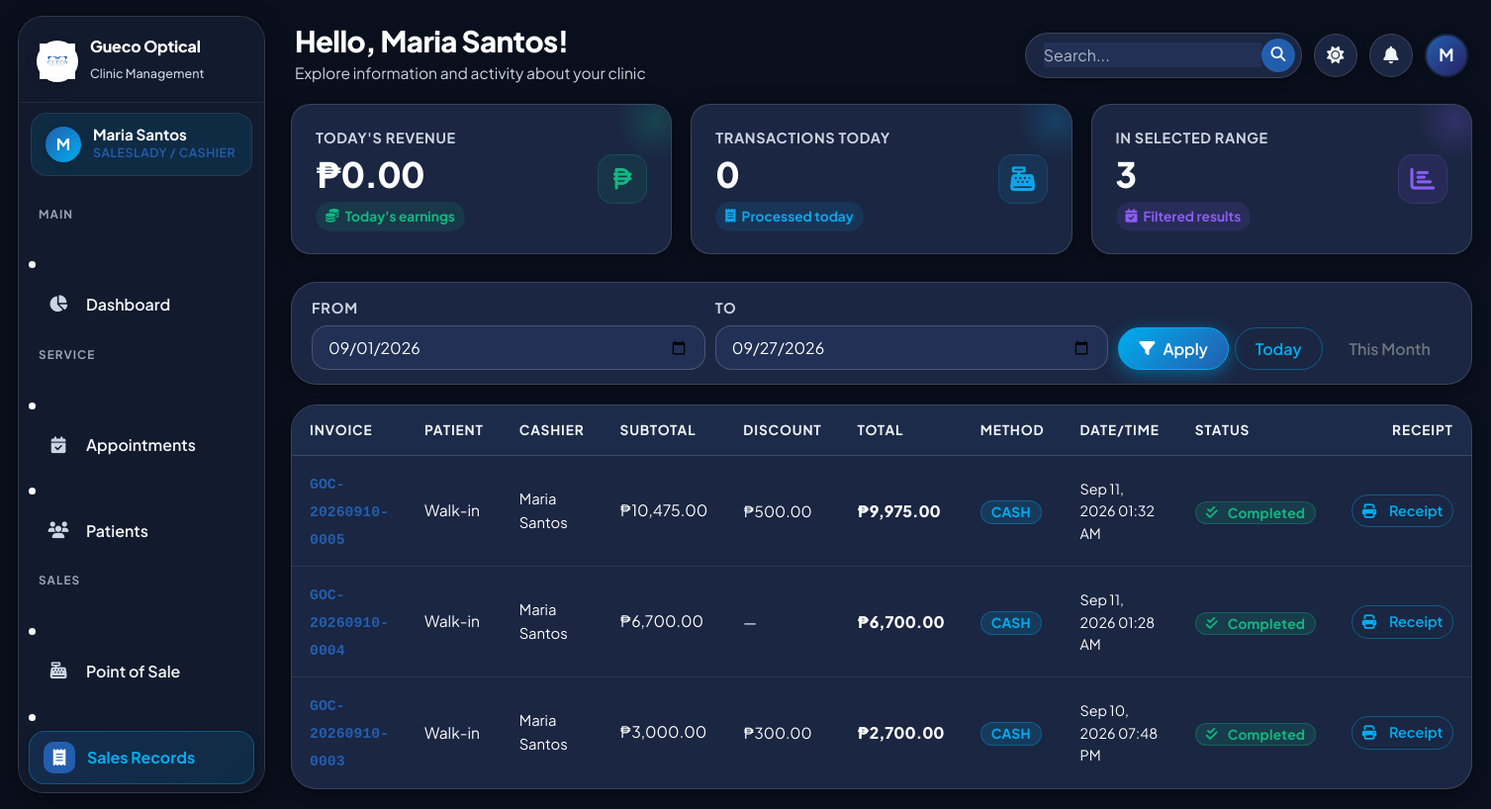
The page /saleslady/sales.php?from=2026-09-01&to=2026-09-27 (signed in) on the database its author committed.
### tables this page shows
CREATE TABLE `users` (
  `id` int(11) NOT NULL AUTO_INCREMENT,
  `full_name` varchar(100) NOT NULL,
  `email` varchar(100) NOT NULL,
  `password` varchar(255) NOT NULL,
  `role` enum('admin','doctor','saleslady') NOT NULL,
  `phone` varchar(20) DEFAULT NULL,
  `status` enum('active','inactive') DEFAULT 'active',
  `profile_photo` varchar(255) DEFAULT NULL,
  `created_at` timestamp NOT NULL DEFAULT current_timestamp(),
  `updated_at` timestamp NOT NULL DEFAULT current_timestamp() ON UPDATE current_timestamp(),
  PRIMARY KEY (`id`),
  UNIQUE KEY `email` (`email`)
);

CREATE TABLE `sales` (
  `id` int(11) NOT NULL AUTO_INCREMENT,
  `invoice_no` varchar(20) NOT NULL,
  `patient_id` int(11) DEFAULT NULL,
  `cashier_id` int(11) NOT NULL,
  `appointment_id` int(11) DEFAULT NULL,
  `subtotal` decimal(10,2) NOT NULL DEFAULT 0.00,
  `discount` decimal(10,2) NOT NULL DEFAULT 0.00,
  `total` decimal(10,2) NOT NULL DEFAULT 0.00,
  `payment_method` enum('cash','gcash','other') DEFAULT 'cash',
  `amount_paid` decimal(10,2) DEFAULT 0.00,
  `change_amount` decimal(10,2) DEFAULT 0.00,
  `status` enum('completed','refunded','voided') DEFAULT 'completed',
  `created_at` timestamp NOT NULL DEFAULT current_timestamp(),
  PRIMARY KEY (`id`),
  UNIQUE KEY `invoice_no` (`invoice_no`),
  KEY `patient_id` (`patient_id`),
  KEY `cashier_id` (`cashier_id`),
  KEY `appointment_id` (`appointment_id`),
  CONSTRAINT `sales_ibfk_1` FOREIGN KEY (`patient_id`) REFERENCES `patients` (`id`) ON DELETE SET NULL,
  CONSTRAINT `sales_ibfk_2` FOREIGN KEY (`cashier_id`) REFERENCES `users` (`id`),
  CONSTRAINT `sales_ibfk_3` FOREIGN KEY (`appointment_id`) REFERENCES `appointments` (`id`) ON DELETE SET NULL
);

### saleslady/sales.php (the view, shortened to what this page needs)
<?php
require_once __DIR__ . '/../config/functions.php';
$db = getDB();
$filterFrom = $_GET['from'] ?? date('Y-m-d');
$filterTo   = $_GET['to']   ?? date('Y-m-d');
$page       = max(1,(int)($_GET['page']??1)); $perPage = 15;
$total = $db->prepare("SELECT COUNT(*) as c FROM sales WHERE DATE(created_at) BETWEEN ? AND ?");
$total->execute([$filterFrom,$filterTo]); $total = $total->fetch()['c'];
$pg = paginate($total,$perPage,$page);
$todaySales = $db->prepare("SELECT COALESCE(SUM(total),0) as t, COUNT(*) as c FROM sales WHERE DATE(created_at)=? AND status='completed'");
$todaySales->execute([date('Y-m-d')]); $todaySales = $todaySales->fetch();
$limit = (int)$perPage;
$offset = (int)$pg['offset'];
$sales = $db->prepare("
    SELECT s.*, p.full_name as patient_name, u.full_name as cashier_name
    FROM sales s LEFT JOIN patients p ON p.id=s.patient_id JOIN users u ON u.id=s.cashier_id
    WHERE DATE(s.created_at) BETWEEN ? AND ?
    ORDER BY s.created_at DESC LIMIT $limit OFFSET $offset
");
$sales->execute([$filterFrom,$filterTo]); $sales = $sales->fetchAll() ?: [];
$extraHead = '<link rel="stylesheet" href="'.BASE_URL.'assets/css/pages/dashboard.css?v='.time().'">';
include __DIR__ . '/../includes/header.php';
?>
<div class="row g-3 mb-4">
  <div class="col-lg-4 col-md-6">
    <div class="bento-stat" style="--stat-color:#10B981; --stat-rgb:16, 185, 129;">
      <div class="bento-stat-glow"></div>
      <div class="bento-stat-left">
        <div class="bento-label">Today's Revenue</div>
        <div class="bento-value"><?= formatCurrency($todaySales['t']) ?></div>
        <div class="bento-badge green">
          <i class="fas fa-coins"></i> Today's earnings
        </div>
      </div>
      <div class="bento-stat-right">
        <div class="bento-stat-icon">
          <i class="fas fa-peso-sign"></i>
        </div>
      </div>
    </div>
  </div>
  <div class="col-lg-4 col-md-6">
    <div class="bento-stat" style="--stat-color:#0EA5E9; --stat-rgb:14, 165, 233;">
      <div class="bento-stat-glow"></div>
      <div class="bento-stat-left">
        <div class="bento-label">Transactions Today</div>
        <div class="bento-value"><?= $todaySales['c'] ?></div>
        <div class="bento-badge blue">
          <i class="fas fa-receipt"></i> Processed today
        </div>
      </div>
      <div class="bento-stat-right">
        <div class="bento-stat-icon">
          <i class="fas fa-cash-register"></i>
        </div>
      </div>
    </div>
  </div>
  <div class="col-lg-4 col-md-6">
    <div class="bento-stat" style="--stat-color:#8B5CF6; --stat-rgb:139, 92, 246;">
      <div class="bento-stat-glow"></div>
      <div class="bento-stat-left">
        <div class="bento-label">In Selected Range</div>
        <div class="bento-value"><?= $total ?></div>
        <div class="bento-badge purple">
          <i class="fas fa-calendar-check"></i> Filtered results
        </div>
      </div>
      <div class="bento-stat-right">
        <div class="bento-stat-icon">
          <i class="fas fa-chart-bar"></i>
        </div>
      </div>
    </div>
  </div>
</div>
<div class="card" style="margin-bottom:20px;">
  <div class="card-body" style="padding:14px 20px;">
    <form method="GET" style="display:flex;gap:10px;align-items:flex-end;flex-wrap:wrap;">
      <div style="flex:1;min-width:130px;"><label class="form-label" style="margin-bottom:5px">From</label><input type="date" name="from" class="form-control" value="<?= $filterFrom ?>"></div>
      <div style="flex:1;min-width:130px;"><label class="form-label" style="margin-bottom:5px">To</label><input type="date" name="to" class="form-control" value="<?= $filterTo ?>"></div>
      <div style="display:flex;gap:6px;">
        <button type="submit" class="btn btn-primary"><i class="fas fa-filter"></i> Apply</button>
        <a href="?from=<?= date('Y-m-d') ?>&to=<?= date('Y-m-d') ?>" class="btn btn-outline-primary">Today</a>
        <a href="?from=<?= date('Y-m-01') ?>&to=<?= date('Y-m-d') ?>" class="btn btn-outline-secondary">This Month</a>
      </div>
    </form>
  </div>
</div>
<div class="table-wrapper">
  <div class="table-responsive">
    <table class="table">
      <thead><tr><th>Invoice</th><th>Patient</th><th>Cashier</th><th>Subtotal</th><th>Discount</th><th>Total</th><th>Method</th><th>Date/Time</th><th>Status</th><th style="text-align:right;">Receipt</th></tr></thead>
      <tbody>
        <?php if (empty($sales)): ?>
        <tr><td colspan="10"><div class="empty-state"><div class="empty-icon"><i class="fas fa-receipt"></i></div><h6>No sales in this period</h6></div></td></tr>
        <?php else: ?>
        <?php foreach ($sales as $s): ?>
        <tr>
          <td><span style="font-family:monospace;font-size:.78rem;color:var(--clr-primary);font-weight:700"><?= sanitize($s['invoice_no']) ?></span></td>
          <td style="font-size:.82rem"><?= sanitize($s['patient_name']??'Walk-in') ?></td>
          <td style="font-size:.78rem;color:var(--text-muted)"><?= sanitize($s['cashier_name']) ?></td>
          <td style="font-size:.83rem"><?= formatCurrency($s['subtotal']) ?></td>
          <td style="font-size:.8rem;color:var(--clr-warning)"><?= $s['discount']>0?formatCurrency($s['discount']):'—' ?></td>
          <td style="font-weight:800;color:var(--clr-success)"><?= formatCurrency($s['total']) ?></td>
          <td><span class="badge bg-info"><?= strtoupper($s['payment_method']) ?></span></td>
          <td style="font-size:.75rem;color:var(--text-muted)"><?= formatDateTime($s['created_at']) ?></td>
          <td><?= statusBadge($s['status']) ?></td>
          <td style="text-align:right;">
            <a href="receipt.php?id=<?= $s['id'] ?>" target="_blank" class="btn btn-outline-primary btn-sm py-1 px-2" title="Print Receipt">
              <i class="fas fa-print me-1"></i> Receipt
            </a>
          </td>
        </tr>
        <?php endforeach; ?>
        <?php endif; ?>
      </tbody>
    </table>
  </div>
</div>
<?php include __DIR__ . '/../includes/footer.php'; ?>

### includes/header.php (shortened to what this page needs)
<?php
require_once __DIR__ . '/../config/functions.php';
$user        = getCurrentUser();
$fullName    = $user['full_name'] ?? 'Admin';
$initials    = strtoupper(substr($fullName, 0, 1));
$userTheme = $_COOKIE['gueco_theme'] ?? ($_COOKIE['theme'] ?? 'dark');
$currentTheme = ($userTheme === 'light') ? 'light' : 'dark';
?>
<!DOCTYPE html>
<html lang="en" data-theme="<?= $currentTheme ?>">
<head>
  <link href="https://cdn.jsdelivr.net/npm/bootstrap@5.3.3/dist/css/bootstrap.min.css" rel="stylesheet">
  <link rel="stylesheet" href="https://cdnjs.cloudflare.com/ajax/libs/font-awesome/6.5.0/css/all.min.css">
  <link rel="stylesheet" href="<?= BASE_URL ?>assets/css/style.css?v=<?= time() ?>">
  <?php if (isset($extraHead)) echo $extraHead; ?>
</head>
<body>
<div class="app-wrapper">
  <aside class="sidebar" id="sidebar">
    <div class="sidebar-logo">
      <div class="logo-icon">
        <img src="<?= htmlspecialchars(getClinicLogoUrl(BASE_URL)) ?>" alt="Logo" style="width:100%; height:100%; object-fit:contain;">
      </div>
      <div class="logo-text">
        <h6>Gueco Optical</h6>
        <span>Clinic Management</span>
      </div>
    </div>
    <div class="sidebar-user">
      <div class="user-avatar">
        <span><?= $initials ?></span>
      </div>
      <div class="user-info">
        <div class="user-name"><?= sanitize($fullName) ?></div>
        <div class="user-role"><?= getRoleLabel($user['role'] ?? '') ?></div>
      </div>
    </div>
    <nav class="sidebar-nav">
      <?php include __DIR__ . '/sidebar.php'; ?>
    </nav>
  </aside>
  <div class="main-content">
    <header class="app-header">
      <div class="header-left">
        <div class="header-greeting">
          <h4>Hello, <?= sanitize($fullName) ?>!</h4>
          <p>Explore information and activity about your clinic</p>
        </div>
      </div>
      <div class="header-right">
        <div class="header-search-wrap">
          <input type="text" placeholder="Search..." aria-label="Search">
          <button type="button" class="header-search-btn" title="Search">
            <i class="fas fa-search"></i>
          </button>
        </div>
        <button class="header-icon-btn" id="themeToggle" title="Toggle Theme">
          <i class="fas fa-moon" id="themeIcon"></i>
        </button>
        <div class="dropdown" id="notifDropdownWrap">
          <button class="header-icon-btn" type="button" data-bs-toggle="dropdown" aria-expanded="false" title="Notifications">
            <i class="fas fa-bell"></i>
          </button>
        </div>
        <div class="header-avatar" title="<?= sanitize($fullName) ?>">
          <?= $initials ?>
        </div>
      </div>
    </header>
    <div class="page-content">

### config/functions.php (shortened to what this page needs)
<?php
function getCurrentUser(): ?array {
    try {
        $db = getDB();
        $stmt = $db->prepare("SELECT id, full_name, role, email, phone, status FROM users WHERE id = ?");
        $stmt->execute([$_SESSION['user_id']]);
        $user = $stmt->fetch();
        if ($user) {
            $currentUser = $user;
            return $currentUser;
        }
    } catch (Exception $e) {
    }
    $currentUser = [
        'id'        => $_SESSION['user_id'] ?? 0,
        'full_name' => $_SESSION['user_name'] ?? 'User',
        'role'      => $_SESSION['user_role'] ?? 'guest',
        'email'     => $_SESSION['user_email'] ?? '',
    ];
    return $currentUser;
}
function getRoleLabel(string $role): string {
    return match($role) {
        'admin'     => 'Administrator',
        'doctor'    => 'Optometrist',
        'saleslady' => 'Saleslady / Cashier',
        default     => ucfirst($role),
    };
}
function sanitize(?string $value): string {
    return htmlspecialchars(strip_tags(trim($value)), ENT_QUOTES, 'UTF-8');
}
function formatCurrency(float $amount): string {
    return '₱' . number_format($amount, 2);
}
function formatDateTime(?string $datetime): string {
    return date('M d, Y h:i A', strtotime($datetime));
}
function statusBadge(?string $status): string {
    $status = (string)($status ?? '');
    $map = [
        'pending'   => ['warning', 'clock'],
        'confirmed' => ['info',    'check-circle'],
        'completed' => ['success', 'check-double'],
        'cancelled' => ['danger',  'times-circle'],
        'no_show'   => ['secondary','user-times'],
        'active'    => ['success', 'circle'],
        'inactive'  => ['danger',  'circle'],
        'stock_in'  => ['success', 'arrow-up'],
        'stock_out' => ['danger',  'arrow-down'],
        'adjustment'=> ['warning', 'edit'],
    ];
    $cfg = $map[$status] ?? ['secondary', 'question-circle'];
    $label = ucwords(str_replace('_', ' ', $status ?: 'unknown'));
    return "<span class='badge bg-{$cfg[0]}'><i class='fas fa-{$cfg[1]} me-1'></i>{$label}</span>";
}
function paginate(int $total, int $perPage, int $currentPage): array {
    $totalPages = (int) ceil($total / $perPage);
    $offset = ($currentPage - 1) * $perPage;
    return [
        'total'       => $total,
        'per_page'    => $perPage,
        'current'     => $currentPage,
        'total_pages' => $totalPages,
        'pages'       => $totalPages,
        'offset'      => $offset,
        'has_prev'    => $currentPage > 1,
        'has_next'    => $currentPage < $totalPages,
    ];
}
function getClinicLogoUrl(string $basePrefix = ''): string {
    static $cachedLogo = null;
    try {
        $db = getDB();
        $stmt = $db->prepare("SELECT setting_value FROM site_settings WHERE setting_key = 'clinic_logo' LIMIT 1");
        $stmt->execute();
        $custom = $stmt->fetchColumn();
        if (!empty($custom) && file_exists(__DIR__ . '/../' . ltrim($custom, '/'))) {
            $cachedLogo = ltrim($custom, '/');
        } else {
            $cachedLogo = 'assets/images/logo.png';
        }
    } catch (Throwable $e) {
        $cachedLogo = 'assets/images/logo.png';
    }
    $realFile = __DIR__ . '/../' . $cachedLogo;
    $ver = file_exists($realFile) ? filemtime($realFile) : '2';
    $cachedLogo .= '?v=' . $ver;
    return $basePrefix . $cachedLogo;
}

### rows shown on the page
users: full_name "M", full_name "Maria Santos", role "SALESLADY / CASHIER"
sales: invoice_no "GOC-20260910-0005", patient_name "Walk-in", cashier.full_name "Maria Santos", subtotal "₱10,475.00", discount "₱500.00", total "₱9,975.00", payment_method "CASH", created_at "Sep 11, 2026 01:32 AM", status "Completed"
sales: invoice_no "GOC-20260910-0004", patient_name "Walk-in", cashier.full_name "Maria Santos", subtotal "₱6,700.00", total "₱6,700.00", payment_method "CASH", created_at "Sep 11, 2026 01:28 AM", status "Completed"
sales: invoice_no "GOC-20260910-0003", patient_name "Walk-in", cashier.full_name "Maria Santos", subtotal "₱3,000.00", discount "₱300.00", total "₱2,700.00", payment_method "CASH", created_at "Sep 10, 2026 07:48 PM", status "Completed"

### other values the page prints
formatCurrency($todaySales['t']) "₱0.00"
$todaySales['c'] "0"
$total "3"
